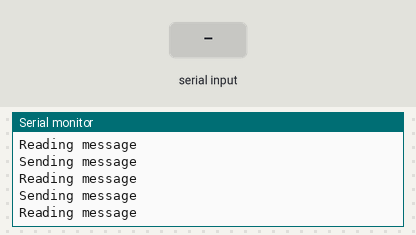
Simulated run of this sketch. Board: Arduino Uno, built with avr-gcc and run on an emulated ATmega328P. Parts: the last lines printed to the serial monitor. The inputs (shaded band) are chosen by the test bench.

Above: at 3.8 s.
3.9 s: "1" received over the second serial link
At 4.9 s:
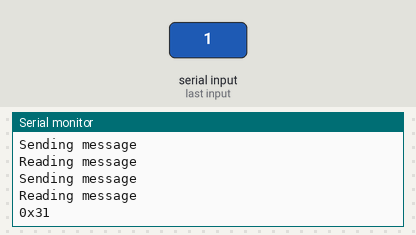
5.5 s: "0" received over the second serial link
At 6.8 s:
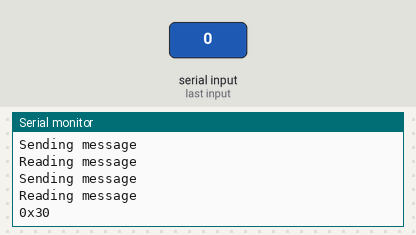
7.0 s: "2" received over the second serial link
At 7.9 s:
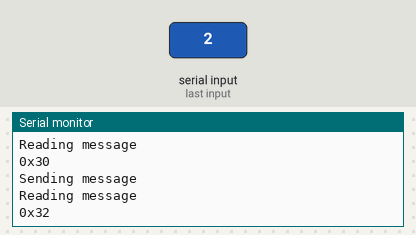

The sketch:

mwe.ino
```cpp
#include <SoftwareSerial.h>
#include <stdint.h>

#define rxPin 3
#define txPin 5

SoftwareSerial modbus (rxPin, txPin);

void setup() {
	pinMode(rxPin, INPUT);
	pinMode(txPin, OUTPUT);

	Serial.begin(9600);
	modbus.begin(9600);
}

void loop() {
  delay(1000);

  uint8_t buff[] = {0x01, 0x03, 0x00, 0x10, 0x00, 0x02, 0xc5, 0xce};
  uint8_t bufflen = 8;
  Serial.println("Sending message");
  modbus.write(buff,bufflen);


  Serial.println("Reading message");
  while (modbus.available() > 0) {
    Serial.print("0x");
		Serial.print(modbus.read(), HEX);
		Serial.print(" ");
	}
  Serial.println();
}
```

Measured:
- after the input at 3.9 s, the serial monitor: prints a new line after 0.16 s (image 1)
- after the input at 5.5 s, the serial monitor: prints a new line after 0.58 s (image 2)
- after the input at 7.0 s, the serial monitor: prints a new line after 0.09 s (image 3)
